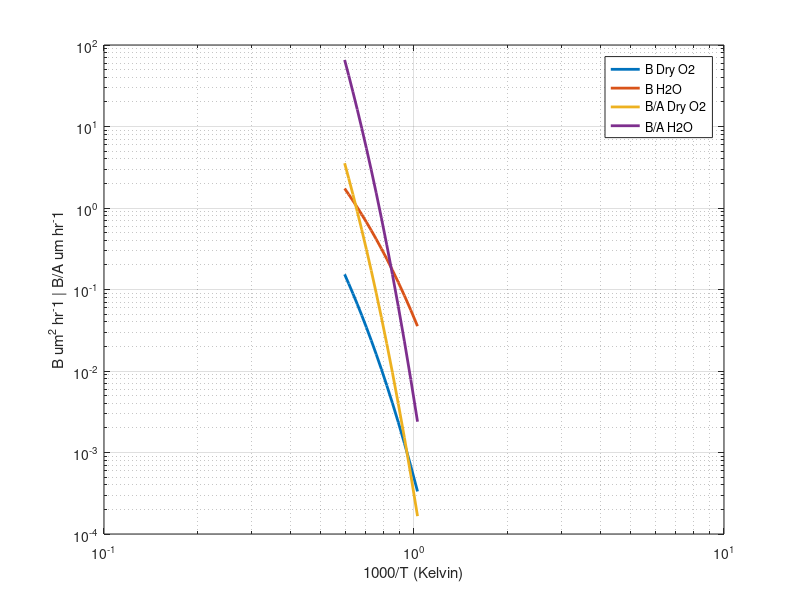
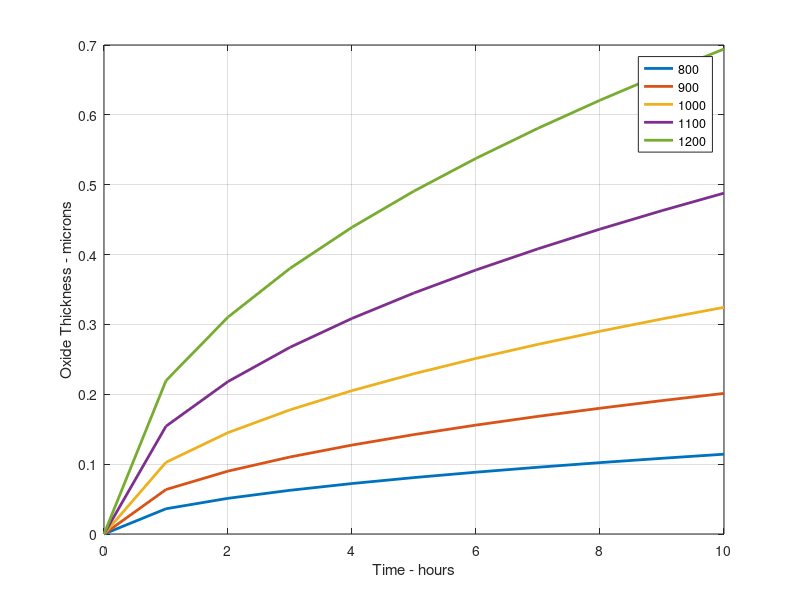
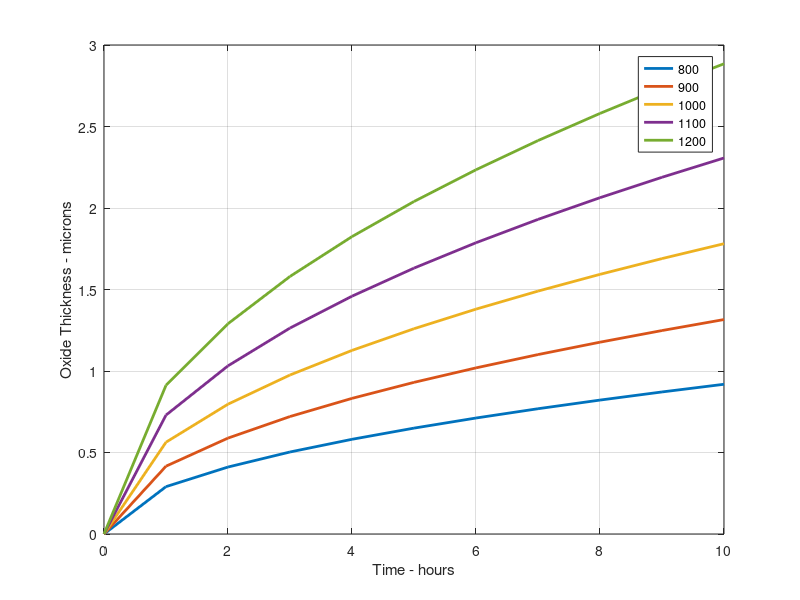

Source code (MATLAB) for these figures, in order:
% Producing curves (6.18)&(6.19)&(6.20) in the Plummer book
% Code written by Khaled Aladwani || Student no.: D12124627
close all; clear all; clc;

% B and B/A for O2 and H2O oxidaton of <111> silicon.
% Values taken from the parameters in Table 6-2 in the Plummer book
% First, C1 in um^2 hr^-1 && E1 in eV for B Dry O2: 
dry_O2_C1 = 7.72*10^2;
dry_O2_E1 = (1.23)*(1.6*10^-19); 
% Second, C1 in um^2 hr^-1 && E1 in eV for B H2O:
H2O_C1 = 3.86*10^2; 
H2O_E1 = (0.78)*(1.6*10^-19);
% Third, C2 in um hr^-1 && E2 in eV for B/A Dry O2:
dry_O2_C2 = (6.23*10^6)/(1.68); 
dry_O2_E2 = (2.0)*(1.6*10^-19); 
% Fourth, C2 in um hr^-1 && E2 in eV for B/A H2O:
H2O_C2 = (1.63*10^8)/(1.68); 
H2O_E2 = (2.05)*(1.6*10^-19);
% Temperature array (x-axis but with rescaling later)
k = 1.38*10^-23;
T = [700:50:1400]; 
N = length(T);
% implementing equations (6.29)&(6.30) in the Plummer book
% Arrhenius expressions
for i = 1:N
    B_dry_O2(i) = dry_O2_C1*exp(-(dry_O2_E1)/((k)*(T(i)+273)));
    B_H2O(i) = H2O_C1*exp(-(H2O_E1)/((k)*(T(i)+273)));
    
    BA_dry_O2(i) = dry_O2_C2*exp(-(dry_O2_E2)/((k)*(T(i)+273)));
    BA_H2O(i) = H2O_C2*exp(-(H2O_E2)/((k)*(T(i)+273)));
end
% rescalling the Temperature to be (1000/T (Kelvin)) as the x-axis 
for j = 1:N
    T(j)=1000/(T(j)+274.15);
end
% plot the B and B/A for O2 and H2O oxidaton of <111> silicon
figure(1); loglog(T, B_dry_O2, 'LineWidth', 2); hold on;
loglog(T, B_H2O, 'LineWidth', 2);
loglog(T, BA_dry_O2, 'LineWidth', 2);
loglog(T, BA_H2O, 'LineWidth', 2);
xlabel('1000/T (Kelvin)'); ylabel('B um^2 hr^-1 | B/A um hr^-1');
legend('B Dry O2', 'B H2O', 'B/A Dry O2', 'B/A H2O'); grid on;


% Calculated oxidation rates for (100) silicon in
% 1- dry O2 based on the Deal-Grove model
% 2- H2O based on the Deal-Grove model
clear all;

dry_O2_C1 = 7.72*10^2; dry_O2_E1 = (1.23)*(1.6*10^-19);  
H2O_C1 = 3.86*10^2; H2O_E1 = (0.78)*(1.6*10^-19);
k = 1.38*10^-23;

T = [800:100:1200];
N = length(T);

for i = 1:N
    t = [0:10]; N1 = length(t);
    B_dry_O2(i) = dry_O2_C1*exp(-(dry_O2_E1)/((k)*(T(i)+273)));
    B_H2O(i) = H2O_C1*exp(-(H2O_E1)/((k)*(T(i)+273)));
    
    for j = 1:N1
        x(j) = sqrt((B_dry_O2(i))*(t(j)));
        y(j) = sqrt((B_H2O(i))*(t(j)));
    end
    figure(2); plot(t, x, 'LineWidth', 2); hold on;
    figure(3); plot(t, y, 'LineWidth', 2); hold on;
end

figure(2); legend('800', '900', '1000', '1100', '1200'); grid on;
xlabel('Time - hours'); ylabel('Oxide Thickness - microns');
figure(3); legend('800', '900', '1000', '1100', '1200'); grid on;
xlabel('Time - hours'); ylabel('Oxide Thickness - microns');
